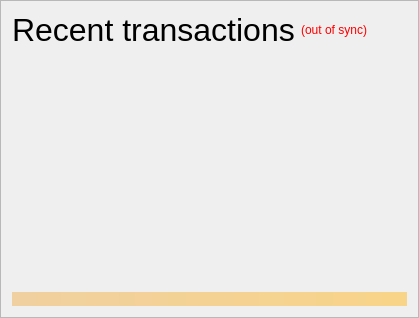
                <widget class="QFrame" name="frame_RecentTransactions">
                 <property name="minimumSize">
                  <size>
                   <width>0</width>
                   <height>0</height>
                  </size>
                 </property>
                 <property name="frameShape">
                  <enum>QFrame::StyledPanel</enum>
                 </property>
                 <property name="frameShadow">
                  <enum>QFrame::Raised</enum>
                 </property>
                 <layout class="QVBoxLayout" name="verticalLayout_1" stretch="0,0,0,0">
                  <item>
                   <layout class="QHBoxLayout" name="horizontalLayout_2">
                    <item>
                     <widget class="QLabel" name="label_4">
                      <property name="minimumSize">
                       <size>
                        <width>0</width>
                        <height>20</height>
                       </size>
                      </property>
                      <property name="font">
                       <font>
                        <pointsize>24</pointsize>
                        <weight>50</weight>
                        <bold>false</bold>
                       </font>
                      </property>
                      <property name="text">
                       <string>Recent transactions</string>
                      </property>
                     </widget>
                    </item>
                    <item>
                     <widget class="QLabel" name="labelTransactionsStatus">
                      <property name="cursor">
                       <cursorShape>WhatsThisCursor</cursorShape>
                      </property>
                      <property name="toolTip">
                       <string>The displayed information may be out of date. Your wallet automatically synchronizes with the Uzlocoin network after a connection is established, but this process has not completed yet.</string>
                      </property>
                      <property name="styleSheet">
                       <string notr="true">QLabel { color: red; }</string>
                      </property>
                      <property name="text">
                       <string notr="true">(out of sync)</string>
                      </property>
                      <property name="alignment">
                       <set>Qt::AlignRight|Qt::AlignTrailing|Qt::AlignVCenter</set>
                      </property>
                     </widget>
                    </item>
                    <item>
                     <spacer name="horizontalSpacer">
                      <property name="orientation">
                       <enum>Qt::Horizontal</enum>
                      </property>
                      <property name="sizeHint" stdset="0">
                       <size>
                        <width>40</width>
                        <height>20</height>
                       </size>
                      </property>
                     </spacer>
                    </item>
                   </layout>
                  </item>
                  <item>
                   <widget class="QListView" name="listTransactions">
                    <property name="minimumSize">
                     <size>
                      <width>0</width>
                      <height>0</height>
                     </size>
                    </property>
                    <property name="styleSheet">
                     <string notr="true">QListView { background: transparent; }</string>
                    </property>
                    <property name="frameShape">
                     <enum>QFrame::NoFrame</enum>
                    </property>
                    <property name="verticalScrollBarPolicy">
                     <enum>Qt::ScrollBarAlwaysOff</enum>
                    </property>
                    <property name="horizontalScrollBarPolicy">
                     <enum>Qt::ScrollBarAlwaysOff</enum>
                    </property>
                    <property name="selectionMode">
                     <enum>QAbstractItemView::NoSelection</enum>
                    </property>
                   </widget>
                  </item>
                  <item>
                   <spacer name="verticalSpacer_2">
                    <property name="orientation">
                     <enum>Qt::Vertical</enum>
                    </property>
                    <property name="sizeType">
                     <enum>QSizePolicy::Expanding</enum>
                    </property>
                    <property name="sizeHint" stdset="0">
                     <size>
                      <width>20</width>
                      <height>40</height>
                     </size>
                    </property>
                   </spacer>
                  </item>
                  <item>
                   <widget class="QLabel" name="labelAlerts">
                    <property name="maximumSize">
                     <size>
                      <width>16777215</width>
                      <height>16777215</height>
                     </size>
                    </property>
                    <property name="styleSheet">
                     <string notr="true">background-color: qlineargradient(x1: 0, y1: 0, x2: 1, y2: 0, stop:0 #F0D0A0, stop:1 #F8D488); color:#000000;</string>
                    </property>
                    <property name="text">
                     <string/>
                    </property>
                    <property name="wordWrap">
                     <bool>true</bool>
                    </property>
                    <property name="margin">
                     <number>3</number>
                    </property>
                   </widget>
                  </item>
                 </layout>
                </widget>
